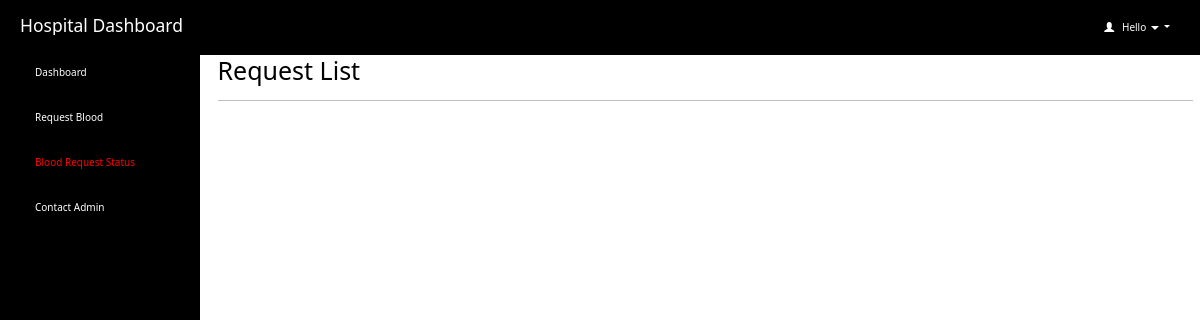
Page /hospitals/request_status.php (signed in) on the earlier database version.
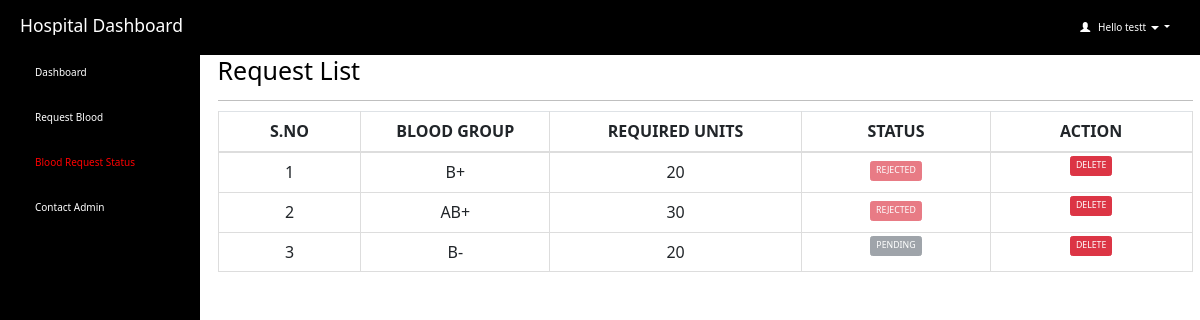
Same page on the later database version.
### tables this page shows
CREATE TABLE `hospitals` (
  `id` int(100) NOT NULL,
  `user_name` varchar(25) NOT NULL,
  `name` varchar(50) NOT NULL,
  `phone` varchar(10) NOT NULL,
  `mail_id` varchar(50) NOT NULL,
  `password` varchar(500) NOT NULL,
  `session_id` varchar(255) NOT NULL
);

CREATE TABLE `blood_requests` (
  `id` int(100) NOT NULL,
  `blood_group` varchar(10) NOT NULL,
  `units` int(100) NOT NULL,
  `hospital` varchar(100) NOT NULL,
  `priority` int(2) NOT NULL,
  `request_status` varchar(50) NOT NULL DEFAULT 'pending'
);

### hospitals/request_status.php (the view, shortened to what this page needs)
<html>
<head>
  <link rel="stylesheet" href="https://maxcdn.bootstrapcdn.com/bootstrap/3.4.1/css/bootstrap.min.css">
</head>
<?php
include 'connection.php';
  if (isset($_SESSION['loggedin']) && $_SESSION['loggedin'] == true) {
  ?>
<body style="color:black">
<div id="header">
<?php include 'header.php';
?>
</div>
<div id="sidebar">
<?php $active="request_status"; include 'sidebar.php'; ?>
</div>
<div id="content" >
  <div class="content-wrapper">
    <div class="container-fluid">
      <div class="row">
        <div class="col-md-12 lg-12 sm-12">
          <h1 class="page-title">Request List</h1>
        </div>
      </div>
      <hr>
      <?php
        include 'connection.php';
        $username=$_SESSION['username'];
        $sql1="select * from hospitals where user_name='$username'";
        $result1=mysqli_query($connection,$sql1) or die("query failed.");
        $row1=mysqli_fetch_assoc($result1);
        $name = $row1['name'];
        $count=1;
        $sql= "select * from blood_requests where hospital='$name'";
        $result=mysqli_query($connection,$sql);
        if(mysqli_num_rows($result)>0)   {
       ?>
       <div class="table-responsive">
      <table class="table table-bordered" style="text-align:center">
          <thead style="text-align:center">
          <th style="text-align:center;width:10px;">S.NO</th>
          <th style="text-align:center;width:10px;">BLOOD GROUP</th>
          <th style="text-align:center;width:10px;">REQUIRED UNITS</th>
          <th style="text-align:center;width:5px;">STATUS</th>
          <th style="text-align:center;width:5px;">ACTION</th>
          </thead>
          <tbody>
            <?php
            while($row = mysqli_fetch_assoc($result)) { ?>
          <tr>
              <td><?php echo $count++; ?></td>
              <td><?php echo $row['blood_group']; ?></td>
              <td><?php echo $row['units']; ?></td>
              <?php if ($row['request_status'] == 'pending') { ?>
              <td id="he" style="width:5px">
              <button type="button" class="btn btn-primary btn-sm btn-secondary" disabled>PENDING</button>
              </td>
              <?php } elseif ($row['request_status'] == 'approved') { ?>
              <td id="btn-text">
                <button type="button" class="btn btn-primary btn-sm btn-success" disabled>APPROVED</button>
              </td>
              <?php } elseif ($row['request_status'] == 'rejected') { ?>
              <td id="btn-text">
              <button type="button" class="btn btn-primary btn-sm btn-danger" disabled>REJECTED</button>
              </td>
              <?php } ?>
              <td id="he" style="width:5px">
                    <button type="button" class="btn btn-primary btn-sm btn-danger" onclick="window.location.href = 'delete_request.php?id=<?php echo $row['id']; ?>';" >DELETE</button>
               </td>
            </tr>
            <?php } ?>
          </tbody>
      </table>
    </div>
    <?php } ?>
  </div>
  </div>
</div>
   <?php }
    ?>
</body>
</html>

### hospitals/header.php (shortened to what this page needs)
<html>
<head>
  <link rel="stylesheet" href="https://cdn.jsdelivr.net/npm/bootstrap@5.7.0/dist/css/bootstrap.min.css">
</head>
<body>
  <header class="dashboard-header">
    <h3>Hospital Dashboard</h3>
    <div class="user-info dropdown">
      <a id="act" class="dropdown-toggle usr" style="text-decoration:none" data-toggle="dropdown" href="#">
        <span class="glyphicon glyphicon-user"></span>&nbsp;&nbsp;
        <?php
        include 'connection.php';
        $username=$_SESSION['username'];
        $sql="select * from hospitals where user_name='$username'";
        $result=mysqli_query($connection,$sql) or die("query failed.");
        $row=mysqli_fetch_assoc($result);
        echo "Hello ".$row['name'];
        ?>
        <span class="caret"></span>
  </a>
  </div>
  </header>
</body>
</html>

Differences in the rows shown:
added hospitals: name "testt"
added blood_requests: blood_group "B+", units "20", request_status "REJECTED"
added blood_requests: blood_group "AB+", units "30", request_status "REJECTED"
added blood_requests: blood_group "B-", units "20", request_status "PENDING"
Other differences:
text now shown: "S.NO BLOOD GROUP REQUIRED UNITS STATUS ACTION"
